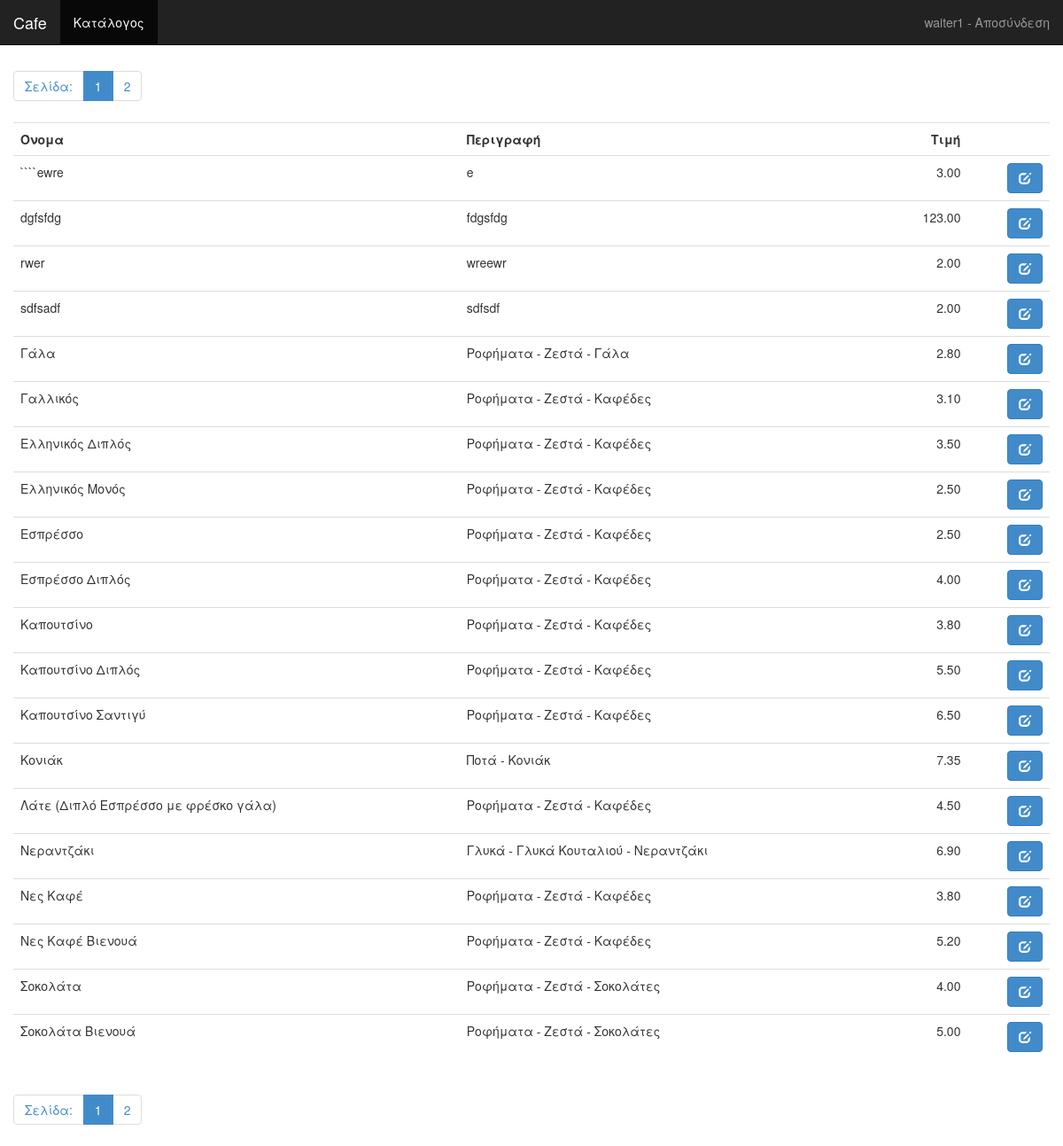
Page /index.php?action=catalog (signed in) on the earlier database version.
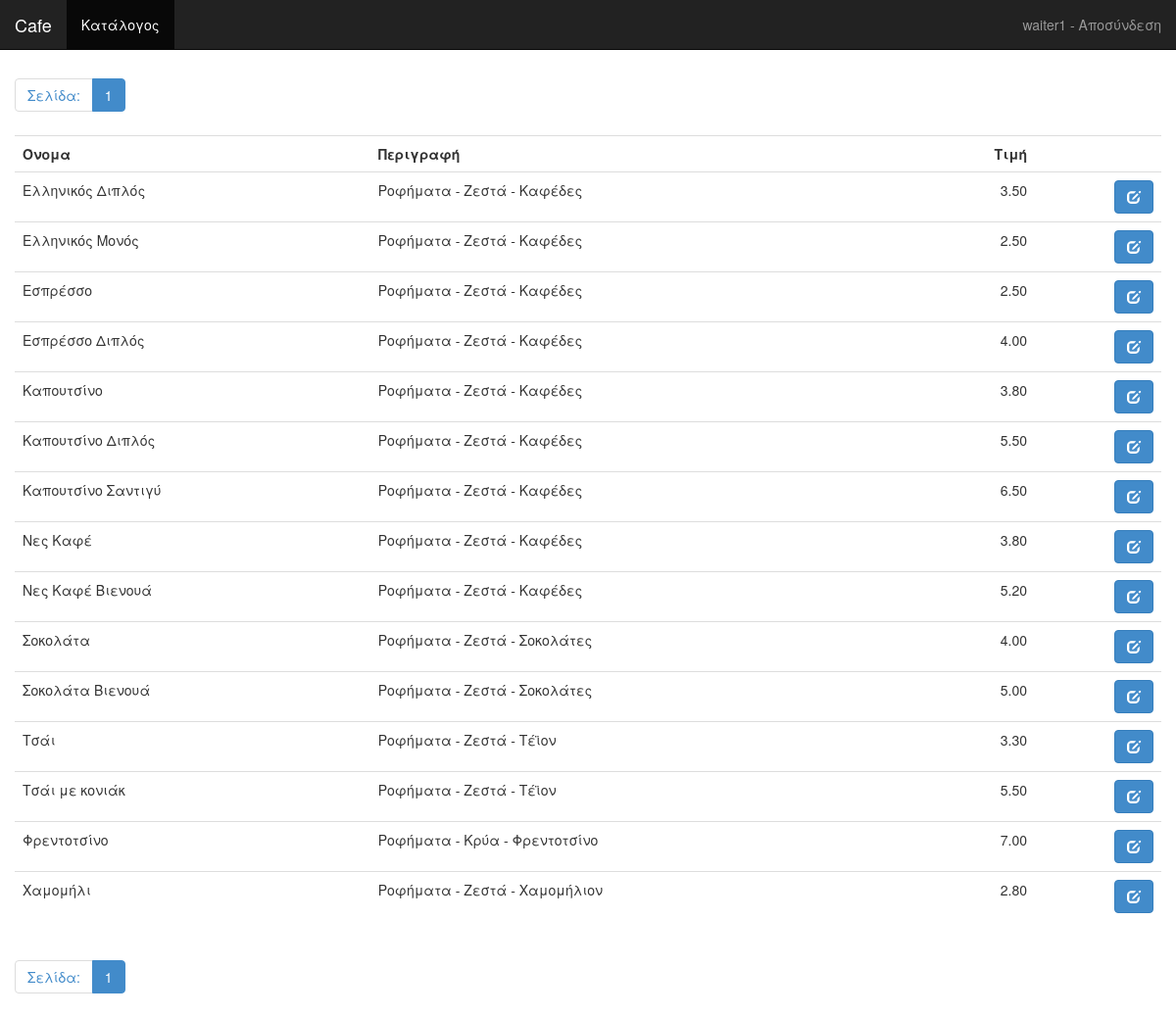
Same page on the later database version.
### tables this page shows
CREATE TABLE IF NOT EXISTS `items` (
  `ItemID` int(11) NOT NULL AUTO_INCREMENT,
  `Name` varchar(50) NOT NULL,
  `Description` varchar(100) NOT NULL,
  `Price` decimal(5,2) NOT NULL,
  PRIMARY KEY (`ItemID`)
);

### db.php (called while the page is built, shortened)
<?php
	class Db
	{
		private $dbhost = "localhost";
		private $dbuser = "root";
		private $dbpass = "";
		private $database = "cafe";
		private $db;
		private $limit = 20;
		private function connect() {
			$this->db = new mysqli($this->dbhost, $this->dbuser, $this->dbpass, $this->database);
			if (mysqli_connect_errno()) {
			    return array('error' => true, 'message' => "Πρόβλημα Σύνδεσης στη Βάση Δεδομένων: ".mysqli_connect_error());
			}
			else {
				$this->db->query("SET CHARACTER SET 'UTF8'");
				return array('error' => false, 'message' => "Connect succeeded");
			}
		}
		function GetItems($page) {
			$result = $this->connect();
			$total = $this->db->query('SELECT COUNT(*) total FROM items')->fetch_object()->total;
			$pages = ceil($total / $this->limit);
			$stmt = $this->db->stmt_init();
			if (!($stmt = $this->db->prepare("SELECT itemid,name,description,price
									FROM items ORDER BY name LIMIT ? OFFSET ?")))
				return array('error' => true, 'message' => $this->db->error);
			if($page >= $pages)
				$offset = 0;
			else
				$offset = $page * $this->limit;
			if (!($stmt->bind_param("ii", $this->limit, $offset)))
		    	return array('error' => true, 'message' => $stmt->error);
		    if (!($stmt->execute()))
		    	return array('error' => true, 'message' => $stmt->error);
		    $res = $stmt->get_result();
		    while ($row = $res->fetch_array(MYSQLI_ASSOC))
	        {
	            $items[] = $row;
	        }
		    $result = array('error' => false, 'data' => $items, 'pages' => $pages);
			return $result;
		}
	}
?>

### catalog.php (the view, shortened to what this page needs)
<?php
  	$db = new Db();
  	if (isset($_GET['page']))
  		$page = $_GET['page'];
  	else
  		$page = 0;
	$result = $db->GetItems($page);
	if ($result['error'])
	{
	  	echo '<div class="alert alert-danger">';
        echo '<button type="button" class="close" data-dismiss="alert" aria-hidden="true">&times;</button>';
        echo '<strong>'.$result['message'].'</strong>';
        echo '</div>';
	}
	else {
		echo '<ul class="pagination">';
		echo '<li><a class="text-primary"> Σελίδα: </a></li>';
		for ($i = 0;$i < $result['pages'];$i++) {
			if ($i == $page) {
				echo '<li class="active"><a href="index.php?action=items&page='.$i.'">'.($i + 1).'</a></li>';
			}
			else {
				echo '<li><a href="index.php?action=items&page='.$i.'">'.($i + 1).'</a></li>';
			}
		}
		echo '</ul>';
		echo '<table class="table table-hover">';
		echo '<th>Όνομα</th>';
		echo '<th>Περιγραφή</th>';
		echo '<th style="text-align:right;">Τιμή</th>';
		echo '<th></th>';
		foreach ($result['data'] as $item) {
			$url = "orderadd.php";
			echo '<tr>';
			echo '<td>'.$item['name'].'</td>';
			echo '<td>'.$item['description'].'</td>';
			echo '<td class="text-right">'.$item['price'].'</td>';
			echo '<td class="text-right">';
			echo '<button type="button" title="Παραγγελία" class="btn btn-primary edit" data-url="'.$url.'"';
			echo "data-item='".json_encode($item)."'>";
			echo '<span class="glyphicon glyphicon-edit"></a></td>';
			echo '</tr>';
		}
		echo '</table>';
		echo '<ul class="pagination">';
		echo '<li><a class="text-primary"> Σελίδα: </a></li>';
		for ($i = 0;$i < $result['pages'];$i++) {
			if ($i == $page) {
				echo '<li class="active"><a href="index.php?action=items&page='.$i.'">'.($i + 1).'</a></li>';
			}
			else {
				echo '<li><a href="index.php?action=items&page='.$i.'">'.($i + 1).'</a></li>';
			}
		}
		echo '</ul>';
	}
?>

Differences in the rows shown:
removed items: Name "````ewre", Description "e", Price "3.00"
removed items: Name "dgfsfdg", Description "fdgsfdg", Price "123.00"
removed items: Name "rwer", Description "wreewr", Price "2.00"
removed items: Name "sdfsadf", Description "sdfsdf", Price "2.00"
removed items: Name "Γάλα", Description "Ροφήματα - Ζεστά - Γάλα", Price "2.80"
removed items: Name "Γαλλικός", Description "Ροφήματα - Ζεστά - Καφέδες", Price "3.10"
removed items: Name "Κονιάκ", Description "Ποτά - Κονιάκ", Price "7.35"
removed items: Name "Λάτε (Διπλό Εσπρέσσο με φρέσκο γάλα)", Description "Ροφήματα - Ζεστά - Καφέδες", Price "4.50"
removed items: Name "Νεραντζάκι", Description "Γλυκά - Γλυκά Κουταλιού - Νεραντζάκι", Price "6.90"
now on this page (row unchanged): items: Name "Τσάι", Description "Ροφήματα - Ζεστά - Τέϊον", Price "3.30"
now on this page (row unchanged): items: Name "Τσάι με κονιάκ", Description "Ροφήματα - Ζεστά - Τέϊον", Price "5.50"
now on this page (row unchanged): items: Name "Φρεντοτσίνο", Description "Ροφήματα - Κρύα - Φρεντοτσίνο", Price "7.00"
now on this page (row unchanged): items: Name "Χαμομήλι", Description "Ροφήματα - Ζεστά - Χαμομήλιον", Price "2.80"
Other differences:
list line gone: "2"
